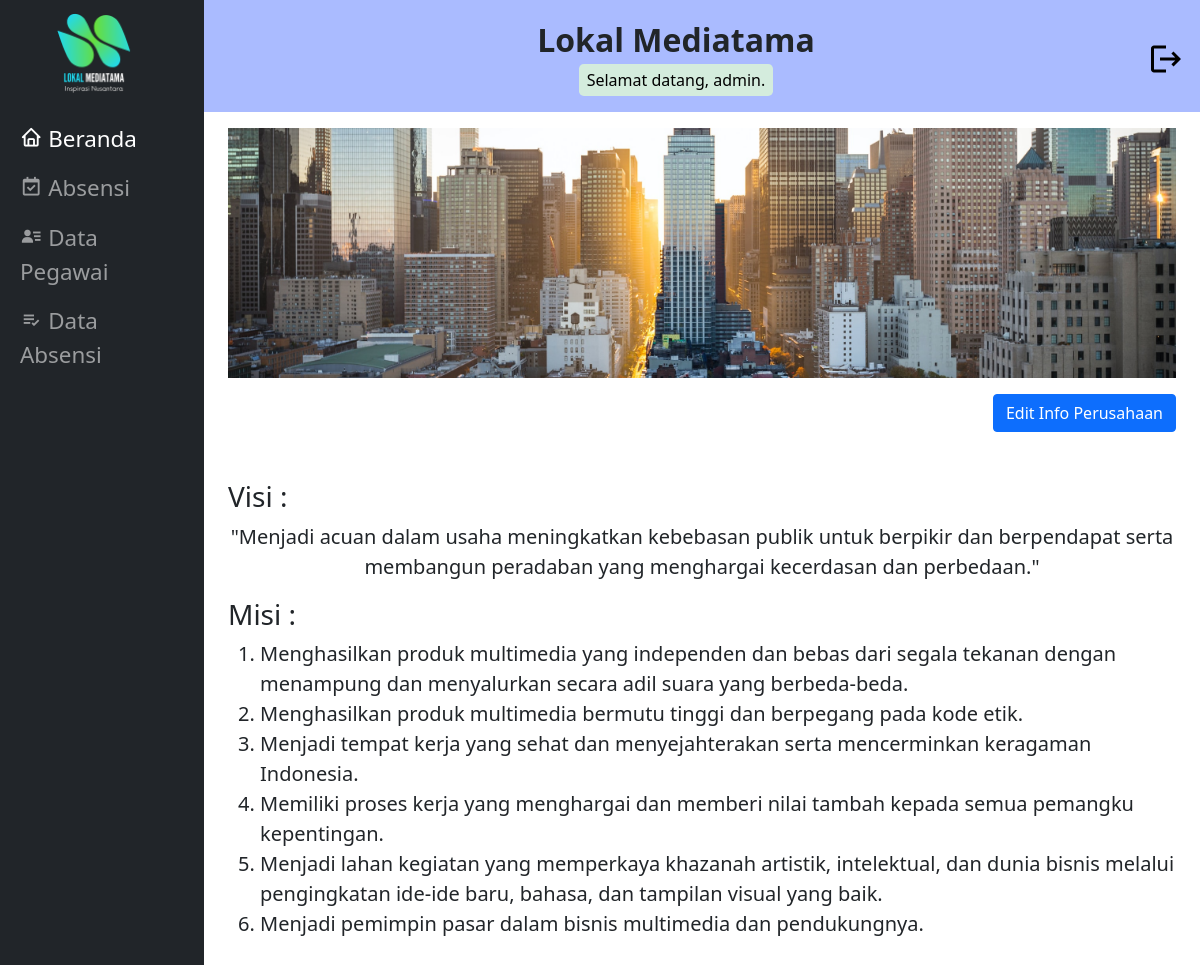
Page /absensi_pegawai/beranda.php (signed in) on the committed database.
### tables this page shows
CREATE TABLE `tabel_info` (
  `nm_perusahaan` varchar(50) NOT NULL,
  `logo1` varchar(50) NOT NULL,
  `logo2` varchar(50) NOT NULL,
  `gbr_gedung` varchar(50) NOT NULL,
  `visi` text NOT NULL,
  `misi` text NOT NULL
);

### absensi_pegawai/beranda.php (the view, shortened to what this page needs)
<?php
$title = "Beranda";
include "includes/header.php";
include "proses/koneksi.php";
$query = "SELECT * FROM tabel_info;";
$hasil = mysqli_query($koneksi, $query);
$data = mysqli_fetch_array($hasil);
?>
      <div class="container d-flex flex-column px-4">
         <div class="gbr-container mx-auto">
            <img src="css_js_gambar/gambar/<?= $data['gbr_gedung'] ?>" alt="gedung perusahaan">
         </div>
      </div>
      <?php if($_SESSION['level']=="admin") { ?>
         <div class="container d-flex justify-content-end px-4">
            <a class="btn btn-primary" href="edit_info.php" role="button">Edit Info Perusahaan</a>
         </div>
      <?php } ?>
      <div class="container px-4 py-5">
         <h2 class="fs-3">Visi :</h2>
         <?= html_entity_decode($data['visi']); ?>
         <h2 class="fs-3">Misi :</h2>
         <?= html_entity_decode($data['misi']); ?>
      </div>
   </div>
</main>
</body>
</html>

### absensi_pegawai/includes/header.php (shortened to what this page needs)
<?php
include "proses/koneksi.php";
$query = "SELECT nm_perusahaan, logo2 FROM tabel_info;";
$hasil = mysqli_query($koneksi, $query);
$data = mysqli_fetch_array($hasil);
?>
<!doctype html>
<html lang="en">
<head>
   <link rel="stylesheet" href="css_js_gambar/bootstrap/css/bootstrap.min.css">
   <link rel="stylesheet" href="css_js_gambar/style.css">
   <link href='https://unpkg.com/boxicons@2.0.9/css/boxicons.min.css' rel='stylesheet'>
</head>
<body>
<header class="navbar-header">
   <nav class="navbar navbar-expand-lg navbar-dark nav-container bg-dark">
      <div class="container align-items-start nav-container">
      <div class="collapse navbar-collapse flex-column flex-grow-0" id="navbarSupportedContent">
         <a class="navbar-brand nav-logo d-flex mb-3" href="beranda.php">
            <img class="logo mx-auto" src="css_js_gambar/gambar/<?= $data['logo2'] ?>" alt="LOGO">
         </a>
         <ul class="navbar-nav me-auto mb-2 mb-lg-0 flex-column  nav-ul">
            <li class="nav-item">
               <a class="nav-link <?php  if($title == "Beranda"){ echo "active\" aria-current=\"page"; }?>"  href="beranda.php"><i class='bx bx-home' ></i>  Beranda</a>
            </li>
            <li class="nav-item">
               <a class="nav-link <?php  if($title == "Formulir Absensi Pegawai"){ echo "active\" aria-current=\"page"; }?>" href="form_absen.php"><i class='bx bx-calendar-check'></i>  Absensi</a>
            </li>
            <?php
            if($_SESSION['level']=="admin"){
               echo "<li class=\"nav-item\">";
               echo "<a class=\"nav-link";
                  if($title == "Data Pegawai"){
                     echo " active\" aria-current=\"page";
                  }
               echo "\" href=\"data_pegawai.php\"><i class='bx bxs-user-detail'></i>  Data Pegawai</a>";
               echo "</li>";
            }
            ?>
            <li class="nav-item">
               <a class="nav-link <?php  if($title == "Data Absensi"){ echo "active\" aria-current=\"page"; }?>" href="data_absensi.php"><i class='bx bx-list-check' ></i>  Data Absensi</a>
            </li>
         </ul>
      </div>
      </div>
   </nav>
</header>
<main class="main-header">
   <div class="main-content container-main p-0 container-fluid ">
      <div class="d-flex flex-column flex-lg-row justify-content-center align-items-center fs-3 py-3 text-center text-dark bg-header">
         <div class="order-2 order-lg-1 ms-lg-auto">
            <div class="fw-bold fs-2"><?= $data['nm_perusahaan'] ?></div>
            <div class="fs-6 text-black text-center py-1 px-2 mx-auto rounded-3 bg-custom width-custom">Selamat datang, <?php echo $_SESSION['username']; ?>.</div>
         </div>
         <div class="pe-3 order-1 order-lg-2 align-self-end align-self-lg-center ms-lg-auto">
            <a class="logout-icon" href="proses/logout.php" title="logout">
               <svg height="36px" viewBox="0 0 24 24" width="36px">
                     <path d="M0 0h24v24H0z" fill="none"/><path d="M17 7l-1.41 1.41L18.17 11H8v2h10.17l-2.58 2.58L17 17l5-5zM4 5h8V3H4c-1.1 0-2 .9-2 2v14c0 1.1.9 2 2 2h8v-2H4V5z"/>
               </svg>
            </a>
         </div>
      </div>

### absensi_pegawai/css_js_gambar/style.css (style rules this page uses)
html, body { height: 100%; margin: 0; }
.bg-header { background: #aabbff; }
.bg-custom { background: #d4ecdd; }
.nav-logo { font-size: 1.4rem; }
.nav-ul { font-size: 1.2rem; }
.logo { display: none; width: 45%; }
.gbr-container { width: 100%; height: 250px; margin: 1rem; }
.gbr-container img { width: 100%; height: 250px; object-fit: cover; }
.logout-icon svg { fill: #000000; }
.nav-logo, .width-custom { width: fit-content; }
@media (min-width: 992px) { .logo { display: block; } }
@media (min-width: 992px) { .nav-logo { font-size: 1.8rem; } }
@media (min-width: 992px) { .nav-ul { font-size: 1.4rem; } }
@media (min-width: 992px) { .navbar-header { width: 17%; position: fixed; } }
@media (min-width: 992px) { .navbar-header, .nav-container { height: 100%; } }
@media (min-width: 992px) { .main-header { margin-left: 17%; } }

### rows in the picture
tabel_info: logo2 (picture), nm_perusahaan "Lokal Mediatama", gbr_gedung (picture), visi "\"Menjadi acuan dalam usaha meningkatkan kebebasan publik untuk berpikir dan berpendapat serta membangun peradaban yang menghargai kecerdasan dan perbedaan.\"", misi "Menghasilkan produk multimedia yang independen dan bebas dari segala tekanan dengan menampung dan menyalurkan secara adil suara yang berbeda-beda. Menghasilkan produk multimedia bermutu tinggi dan berpegang pada kode etik. Menjadi tempat kerja yang sehat dan menyejahterakan serta mencerminkan keragaman Indonesia. Memiliki proses kerja yang menghargai dan memberi nilai tambah kepada semua pemangku kepentingan. Menjadi lahan kegiatan yang memperkaya khazanah artistik, intelektual, dan dunia bisnis melalui pengingkatan ide-ide baru, bahasa, dan tampilan visual yang baik. Menjadi pemimpin pasar dalam bisnis multimedia dan pendukungnya."

### other values in the picture
$_SESSION['username'] "admin"
